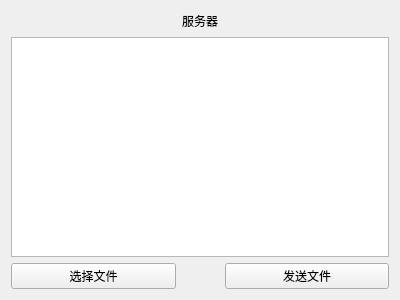
<?xml version="1.0" encoding="UTF-8"?>
<ui version="4.0">
 <class>ServerWidget</class>
 <widget class="QWidget" name="ServerWidget">
  <property name="geometry">
   <rect>
    <x>0</x>
    <y>0</y>
    <width>400</width>
    <height>300</height>
   </rect>
  </property>
  <property name="windowTitle">
   <string>ServerWidget</string>
  </property>
  <layout class="QGridLayout" name="gridLayout">
   <item row="0" column="0">
    <spacer name="horizontalSpacer">
     <property name="orientation">
      <enum>Qt::Horizontal</enum>
     </property>
     <property name="sizeHint" stdset="0">
      <size>
       <width>155</width>
       <height>20</height>
      </size>
     </property>
    </spacer>
   </item>
   <item row="0" column="1">
    <widget class="QLabel" name="label">
     <property name="font">
      <font>
       <family>黑体</family>
      </font>
     </property>
     <property name="text">
      <string>服务器</string>
     </property>
    </widget>
   </item>
   <item row="0" column="2">
    <spacer name="horizontalSpacer_2">
     <property name="orientation">
      <enum>Qt::Horizontal</enum>
     </property>
     <property name="sizeHint" stdset="0">
      <size>
       <width>155</width>
       <height>20</height>
      </size>
     </property>
    </spacer>
   </item>
   <item row="1" column="0" colspan="3">
    <widget class="QTextEdit" name="textEdit"/>
   </item>
   <item row="2" column="0">
    <widget class="QPushButton" name="choiceFile">
     <property name="text">
      <string>选择文件</string>
     </property>
    </widget>
   </item>
   <item row="2" column="2">
    <widget class="QPushButton" name="sendFile">
     <property name="text">
      <string>发送文件</string>
     </property>
    </widget>
   </item>
  </layout>
 </widget>
 <layoutdefault spacing="6" margin="11"/>
 <resources/>
 <connections/>
</ui>
